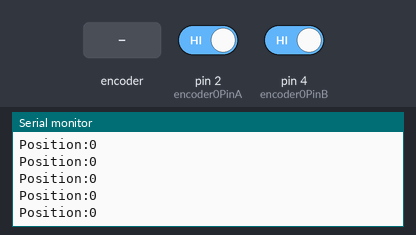
The sketch below on a simulated Arduino Uno, built with avr-gcc and run on an emulated ATmega328P. On the bench: the last lines printed to the serial monitor. The inputs (shaded band) are chosen by the test bench; at power-on: pin 2 (encoder0PinA) HIGH, pin 4 (encoder0PinB) HIGH.

Above: at 1.2 s.
1.3 s: rotary encoder on pin 2 (encoder0PinA) / pin 4 (encoder0PinB) turned 1 step (first pin leading)
At 2.0 s:
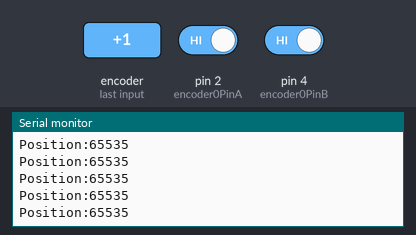
4.5 s: rotary encoder on pin 2 (encoder0PinA) / pin 4 (encoder0PinB) turned 1 step (first pin leading)
At 5.3 s:
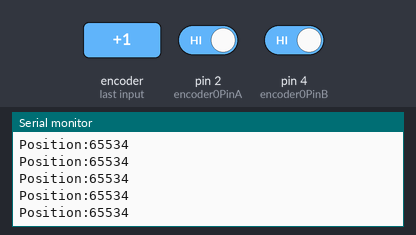
Timing chart, 0 to 7.5 s (numbered marks = the images above; inputs shaded):
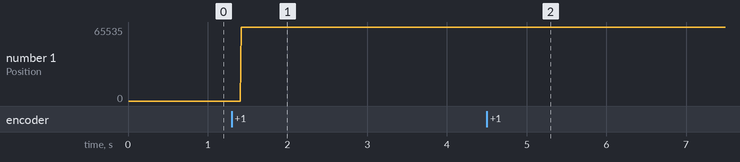

The sketch:

Encodeur.ino
```cpp
/* Read a rotary encoder with interrupts
   Encoder hooked up with common to GROUND,    encoder0PinA to pin 2, encoder0PinB to pin 4
   it doesn't matter which encoder pin you use for A or B
*/

#define encoder0PinA  2  //CLK Output A Do not use other pin for clock as we are using interrupt
#define encoder0PinB  4  //DT Output B
#define Switch 5 // Switch connection if available

volatile unsigned int encoder0Pos = 0;

void setup() {
  pinMode(encoder0PinA, INPUT);
  digitalWrite(encoder0PinA, HIGH);       // turn on pullup resistor

  pinMode(encoder0PinB, INPUT);
  digitalWrite(encoder0PinB, HIGH);       // turn on pullup resistor

  attachInterrupt(0, doEncoder, RISING); // encoder pin on interrupt 0 - pin2

  Serial.begin (9600);
  Serial.println("start");                // a personal quirk
}

void loop(){
  //do some stuff here - the joy of interrupts is that they take care of themselves
  Serial.print("Position:");
  Serial.println (encoder0Pos, DEC);  //Angle = (360 / Encoder_Resolution) * encoder0Pos
}

void doEncoder() {
  if (digitalRead(encoder0PinB)==HIGH) {
    encoder0Pos++;
  } else {
    encoder0Pos--;
  }
}
```

Measured:
- after the input at 1.3 s, the serial monitor: prints a new line after 0.12 s (image 1)
- after the input at 4.5 s, the serial monitor: prints a new line after 0.11 s (image 2)
- plotted number 1: 0 → 65535 after the input at 1.3 s, 65535 → 65534 after the input at 4.5 s
